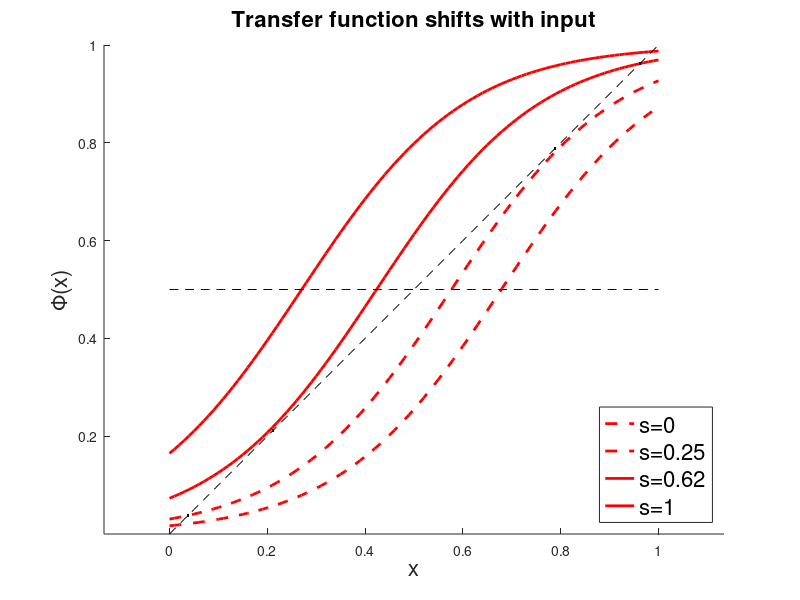
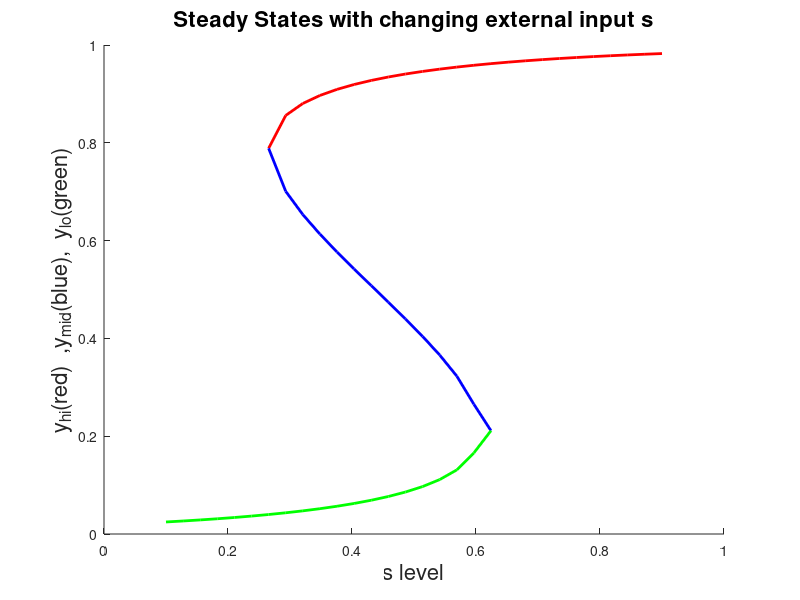

MATLAB code for these plots, in order:
function Last

clear all;
close all;

global NU ISLOPE BETA ALPHA0 ALPHA1 DT TAU SIGMAPRIME

NU=1;
ISLOPE=1.5; % slope at inflection point
BETA=ISLOPE*(1+abs(NU))^(1+1/abs(NU)); % shift in sigmiods ?
TAU=0.1; % time constant of Wil-Cow. Model
sigma=0.2; %noise amplitute
SIGMAPRIME=sigma*sqrt(TAU); % effective noise amplitude


% alpha_try=linspace(3,4,50);
% alpha_try=linspace(2.2,3.2,50);  
  
  alpha_try=linspace(2.5,3.5,50);

[yss_hi, yss_mid, yss_lo] = WCss( alpha_try, BETA, NU );


k=find(~isnan(yss_hi)); % at which columns y_lo is not NaN
j=find(~isnan(yss_lo)); % at which columns y_hi is not NaN

A0=alpha_try(k(end));
A1=alpha_try(j(1));

S_LO=1/4;
S_HI=5/8;

ALPHA0 = ( A0 * S_HI - A1 * S_LO ) / (S_HI - S_LO );
ALPHA1 = ( A1 * (1-S_LO) - A0 * (1-S_HI) ) / (S_HI - S_LO );
                        
A0 = ALPHA0 + S_LO * (ALPHA1-ALPHA0);
A1 = ALPHA0 + S_HI * (ALPHA1-ALPHA0);

xss_hi1=yss_hi(k(end));
xss_hi2=yss_hi(j(1));

xss_lo1=yss_lo(k(end));
xss_lo2=yss_lo(j(1));

x=0:.01:1;

figure(1);
hold on
plot(x, GLF(x, ALPHA0, BETA, NU), 'r--', 'LineWidth',2);
plot(x, GLF(x, A0, BETA, NU), 'r--', 'LineWidth',2);
plot(x, GLF(x, ALPHA1, BETA, NU), 'r', 'LineWidth',2);
plot(x, GLF(x, A1, BETA, NU), 'r', 'LineWidth',2);

plot( xss_hi1, xss_hi1, 'k.');
plot( xss_lo1, xss_lo1, 'k.');
plot( xss_hi2, xss_hi2, 'k.');
plot( xss_lo2, xss_lo2, 'k.');

plot( x, 0.5*ones(size(x)), 'k--');
plot( x, x, 'k--');

h = legend('s=0', ['s=' num2str(S_LO,2)], ['s=' num2str(S_HI,2)], 's=1', 'Location', 'SouthEast' );
set(h,'FontSize', 16);

axis 'equal';
xlabel( 'x', 'FontSize', 16);
ylabel( '\Phi(x)', 'FontSize', 16);
title( 'Transfer function shifts with input', 'FontSize', 16);
hold off


n_lev=30;
s_level = linspace(0.1,0.9, n_lev);

[yss_hi, yss_mid, yss_lo]=WCss2(s_level);

% but those three vectors above might have NaN elements

for j=1:s_level
    if isnan(yss_hi(j))
        yss_hi(j)=min(yss_hi);
    end
    
    if isnan(yss_lo(j))
        yss_lo(j)=max(yss_lo);
    end
end
        
figure(2);
hold on
plot(s_level,yss_hi,'r','LineWidth',2);
plot(s_level,yss_mid,'b','LineWidth',2);
plot(s_level,yss_lo,'g','LineWidth',2);
xlabel('s level','FontSize',16);
ylabel('y_{hi}(red)  ,y_{mid}(blue),  y_{lo}(green)','FontSize',16);
title('Steady States with changing external input s', 'FontSize', 16);
hold off





return;





% 1... GLF, for nu>=1 and nu<1, CONSTANT STIM
function y=GLF(x,alpha,beta,nu)

    if nu>=1
        y=(1+exp(-beta.*x+alpha)).^(-1/nu);
    elseif nu<-1
        y=1-(1+exp(-beta.*(1-x)+alpha)).^(-1/nu);
    end
    
return;


%2... GLF, alpha depends on s!
function y = GLDF2D(x,s)
% x and y are vectors, s is scalar
global NU BETA ALPHA0 ALPHA1
beta=BETA;
nu=NU;
alpha = ALPHA0 + (ALPHA1-ALPHA0)*s;

y=(1+exp(-beta.*x+alpha)).^(-1/nu);
return;

%3... steady state points' fucntion
function yzero=GLFss(xss,alpha,beta,nu)
yzero=GLF(xss,alpha,beta,nu)-xss;
return;

%4... run Wilson-Cowan Model
function u=WCrun(st,u0)
global DT TAU SIGMAPRIME
u=zeros(size(st));
dt1=DT/TAU;
dt2=SIGMAPRIME*sqrt(DT)/TAU;

    if SIGMAPRIME > 0
        nt=normrnd(0,1,size(st));
        for i=1:numel(st)
            u(i)=u0+dt1*(-u0+ GLF2D(u0,st(i)))+dt2*nt(i);
            u0=u(i);
        end
    else
        for i=1:numel(st)
            u(i)=u0+dt1*(-u0+ GLF2D(u0,st(i)));
            u0=u(i);
        end
    end
return;

%5... find state states of Wil-Cow Model for CONST. STIM.
function [yss_hi, yss_mid, yss_lo] = WCss (alpha, beta, nu)
% beta,nu -- constants; alpha is a vector
yss_hi=nan(size(alpha));
yss_mid=nan(size(alpha));
yss_lo=nan(size(alpha));

for i=1:numel(alpha)
    
    if nu>=1

xss=fsolve(@(x) GLFss(x,alpha(i),beta,nu), [0.01 0.5 0.99], optimset('Display', 'off'));
yss=GLF(xss,alpha(i),beta,nu);
    else
xss=fsolve(@(x) GLFss(x,alpha(i),beta,nu), [0.99 0.5 0.01], optimset('Display', 'off'));
yss=GLF(xss,alpha(i),beta,nu);        
    end
    
    %label ss points
    if abs(yss(1)-xss(1)) < 0.01    
        yss_lo(i) = yss(1);
    end
    
    if abs(yss(2)-xss(2)) < 0.01       
        yss_mid(i) = yss(2);
    end
    
    if abs(yss(3)-xss(3)) < 0.01   
        yss_hi(i) = yss(3);
    end
end
return;

%6... now insert directly "s" into steady state function
function [yss_hi, yss_mid, yss_lo]=WCss2(s_lev)
 % s is a vector
yss_hi=nan(size(s_lev));
yss_mid=nan(size(s_lev));
yss_lo=nan(size(s_lev));

global NU BETA ALPHA0 ALPHA1

nu=NU;
beta=BETA;
alpha= ALPHA0 + (ALPHA1 - ALPHA0) *s_lev;

for i=1:numel(s_lev)
    
    if nu>=1

xss=fsolve(@(x) GLFss(x,alpha(i),beta,nu), [0.01 0.5 0.99], optimset('Display', 'off'));
yss=GLF(xss,alpha(i),beta,nu);
    else
xss=fsolve(@(x) GLFss(x,alpha(i),beta,nu), [0.99 0.5 0.01], optimset('Display', 'off'));
yss=GLF(xss,alpha(i),beta,nu);        
    end
    
    %label ss points
    if abs(yss(1)-xss(1)) < 0.01    
        yss_lo(i) = yss(1);
    end
    
    if abs(yss(2)-xss(2)) < 0.01       
        yss_mid(i) = yss(2);
    end
    
    if abs(yss(3)-xss(3)) < 0.01   
        yss_hi(i) = yss(3);
    end
end
return;
 




    
